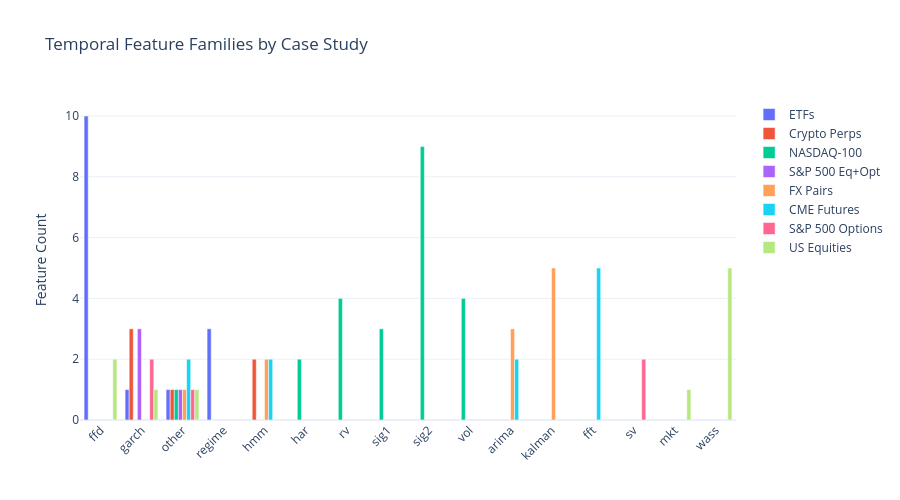

Notebook cell for this chart:
### Markdown cell above
## 4. Temporal Feature Inventory by Case Study

A representative sample of the temporal feature names each case study produces,
alongside the count of features in each model family. This shows the *shape* of
each case study's temporal feature set. Whether these features add incremental
predictive value is measured in the case study ML pipelines (Ch11+), where their
IC is evaluated against the registry - not in this inventory.

### Code cell
if has_incremental:
    # Show temporal feature names per case study
    incr_rows = []
    for cs, result in has_incremental.items():
        for feat_name in result["feature_names"][:10]:
            incr_rows.append(
                {
                    "case_study": DISPLAY_NAMES[cs],
                    "feature": feat_name,
                }
            )

    if incr_rows:
        incr_df = pl.DataFrame(incr_rows)
        display(incr_df)

        # Bar chart: feature count by family per case study
        fig = go.Figure()
        for cs in has_incremental:
            result = has_incremental[cs]
            families = sorted(result["family_counts"].keys())
            fig.add_trace(
                go.Bar(
                    name=DISPLAY_NAMES[cs],
                    x=families,
                    y=[result["family_counts"][f] for f in families],
                )
            )

        fig.update_layout(
            title="Temporal Feature Families by Case Study",
            yaxis_title="Feature Count",
            template="plotly_white",
            height=500,
            xaxis_tickangle=-45,
            barmode="group",
        )
        fig.show()
    else:
        print("No temporal feature data available.")
else:
    print("No model_based.parquet found. Run case study temporal notebooks first.")

### Figure 1 — Plotly figure (JSON) as saved in the notebook; plotly's stock layout.template omitted (floating-point values rounded to 4 significant figures)
{"data": [{"name": "ETFs", "type": "bar", "x": ["ffd", "garch", "other", "regime"], "y": [10, 1, 1, 3]}, {"name": "Crypto Perps", "type": "bar", "x": ["garch", "hmm", "other"], "y": [3, 2, 1]}, {"name": "NASDAQ-100", "type": "bar", "x": ["har", "other", "rv", "sig1", "sig2", "vol"], "y": [2, 1, 4, 3, 9, 4]}, {"name": "S&P 500 Eq+Opt", "type": "bar", "x": ["garch", "other"], "y": [3, 1]}, {"name": "FX Pairs", "type": "bar", "x": ["arima", "hmm", "kalman", "other"], "y": [3, 2, 5, 1]}, {"name": "CME Futures", "type": "bar", "x": ["arima", "fft", "hmm", "other"], "y": [2, 5, 2, 2]}, {"name": "S&P 500 Options", "type": "bar", "x": ["garch", "other", "sv"], "y": [2, 1, 2]}, {"name": "US Equities", "type": "bar", "x": ["ffd", "garch", "mkt", "other", "wass"], "y": [2, 1, 1, 1, 5]}], "layout": {"barmode": "group", "height": 500, "title": {"text": "Temporal Feature Families by Case Study"}, "xaxis": {"tickangle": -45}, "yaxis": {"title": {"text": "Feature Count"}}}}
